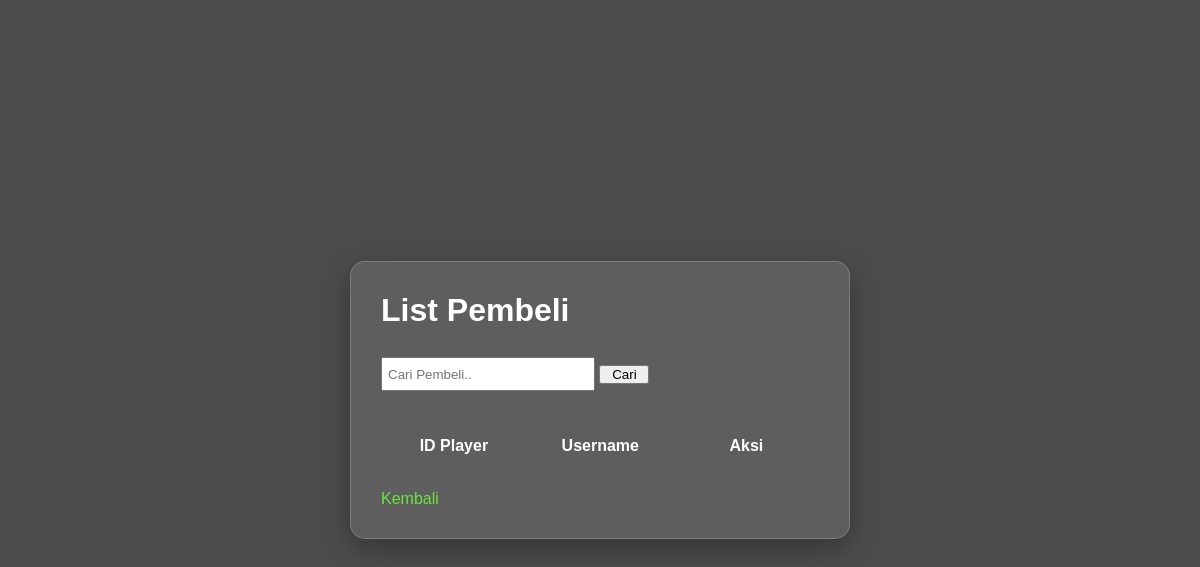
Page /listPembeli.php on the earlier database version.
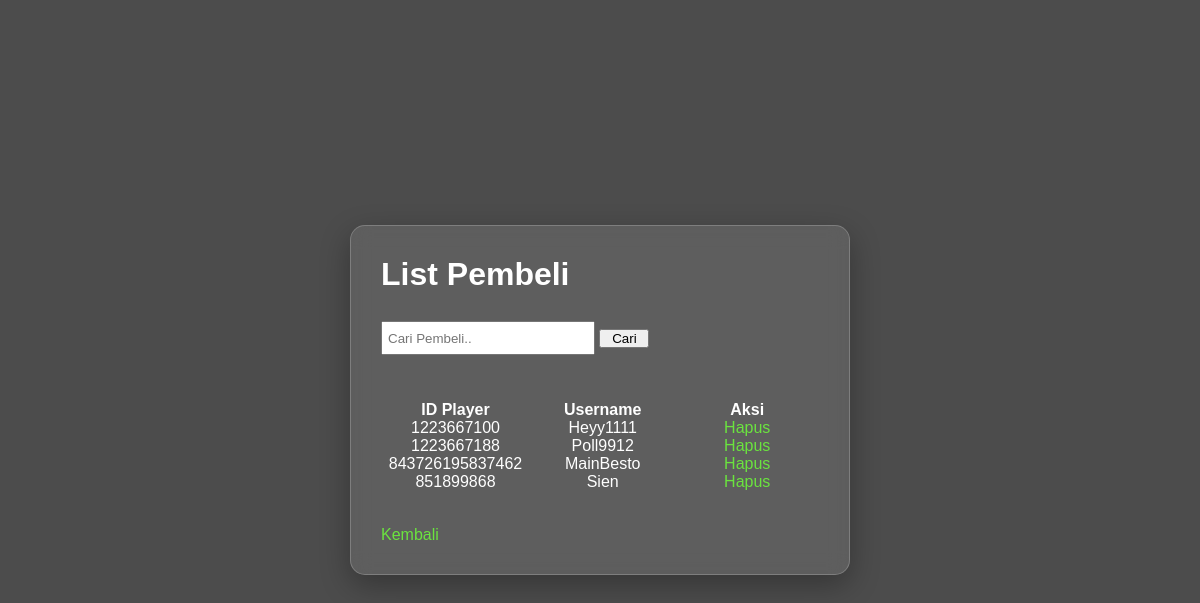
Same page on the later database version.
### tables this page shows
CREATE TABLE `pembeli` (
  `ID_PLAYER` varchar(30) NOT NULL,
  `USERNAME` varchar(50) NOT NULL
);

### listPembeli.php (the view, shortened to what this page needs)
<?php
include 'konekDatabase.php';
function getPembeli($conn, $search = null, $status_filter = null)
{
    $sql = "SELECT * FROM PEMBELI WHERE 1 = 1";
    $stmt = $conn->prepare($sql);
    $stmt->execute();
    $result = $stmt->get_result();
    $pembeli = [];
    while ($row = $result->fetch_assoc()) {
        $pembeli[] = $row;
    }
    return $pembeli;
}
$search = isset($_GET['search']) ? trim($_GET['search']) : null;
$status_filter = isset($_GET['status_filter']) ? $_GET['status_filter'] : null;
$pembeli = getPembeli($koneksi, $search, $status_filter);
?>
<!DOCTYPE html>
<html lang="id">
<head>
    <link rel="stylesheet" href="style.css">
</head>
<body>
    <div class="admin-container">
        <h1> List Pembeli </h1>
        <br>
        <div class="search-bar">
            <form method="GET">
                <input type="text" name="search" placeholder="Cari Pembeli.."
                    value="<?php echo htmlspecialchars($search ?? ''); ?>"
                    style="height: 20px; width: 200px; margin: 10px 0;">
                <button type="submit" style="width: 50px;"> Cari </button>
            </form>
        </div>
        <br> <br>
        <table>
            <thead>
                <tr>
                    <th>ID Player</th>
                    <th>Username</th>
                    <th>Aksi</th>
                </tr>
            </thead>
            <tbody>
                <?php foreach ($pembeli as $list): ?>
                    <tr>
                        <td><?= htmlspecialchars($list['ID_PLAYER']) ?></td>
                        <td><?= htmlspecialchars($list['USERNAME']) ?></td>
                        <td>
                            <a href="listPembeli.php?delete_id=<?= urlencode($list['ID_PLAYER']) ?>"
                                onclick="return confirm('Yakin ingin menghapus pembeli ini?')">
                                Hapus
                            </a>
                        </td>
                    </tr>
                <?php endforeach; ?>
            </tbody>
        </table>
        <a href="home.php"> Kembali </a>
    </div>
</body>
</html>

### style.css (style rules this page uses)
* { margin: 0; padding: 0; font-family: 'Poppins', 'Gill Sans', 'Gill Sans MT', Calibri, 'Trebuchet MS', sans-serif; }
body { background-image: linear-gradient(rgba(0, 0, 0, 0.7), rgba(0, 0, 0, 0.7)), url(https://images.pexels.com/photos/3165335/pexels-photo-3165335.jpeg); min-height: 100vh; background-size: cover; background-position: center; background-attachment: fixed; color: #fff; }
.admin-container { width: 90%; max-width: 1200px; margin: 30px auto; padding: 30px; background: rgba(255, 255, 255, 0.1); backdrop-filter: blur(10px); border-radius: 15px; border: 1px solid rgba(255, 255, 255, 0.2); box-shadow: 0 10px 30px rgba(0, 0, 0, 0.3); }
input[type="text"], input[type="email"], textarea { width: 300px; height: 40px; margin: 5px; padding: 5px; }

### listPembeli.php (style rules this page uses)
body { display: flex; justify-content: center; align-items: center; margin: 0 350px; }
table { margin: 0 auto 35px auto; border-collapse: collapse; }
tr, td, th { text-align: center; width: 150px; }
a { color: rgb(107, 228, 63); text-decoration: none; }

Differences in the rows shown:
added pembeli: ID_PLAYER "1223667100", USERNAME "Heyy1111"
added pembeli: ID_PLAYER "1223667188", USERNAME "Poll9912"
added pembeli: ID_PLAYER "843726195837462", USERNAME "MainBesto"
added pembeli: ID_PLAYER "851899868", USERNAME "Sien"
